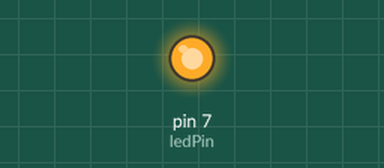
Simulated run of this sketch. Board: Arduino Uno, built with avr-gcc and run on an emulated ATmega328P. Shown: output pins drawn as LEDs (lit = HIGH).

Above: at 0.1 s.
Timing chart, 0 to 1.6 s (numbered marks = the images above):
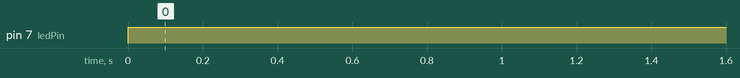

Measured:
- by itself, pin 7 (ledPin): LOW → HIGH at 0.00 s

The sketch:

enkel_lysdiod.ino
```cpp
const int ledPin =7;

void setup() {
pinMode(ledPin, OUTPUT);
}

void loop() {
digitalWrite(ledPin, HIGH); //Sätt igång port 7
}
```
